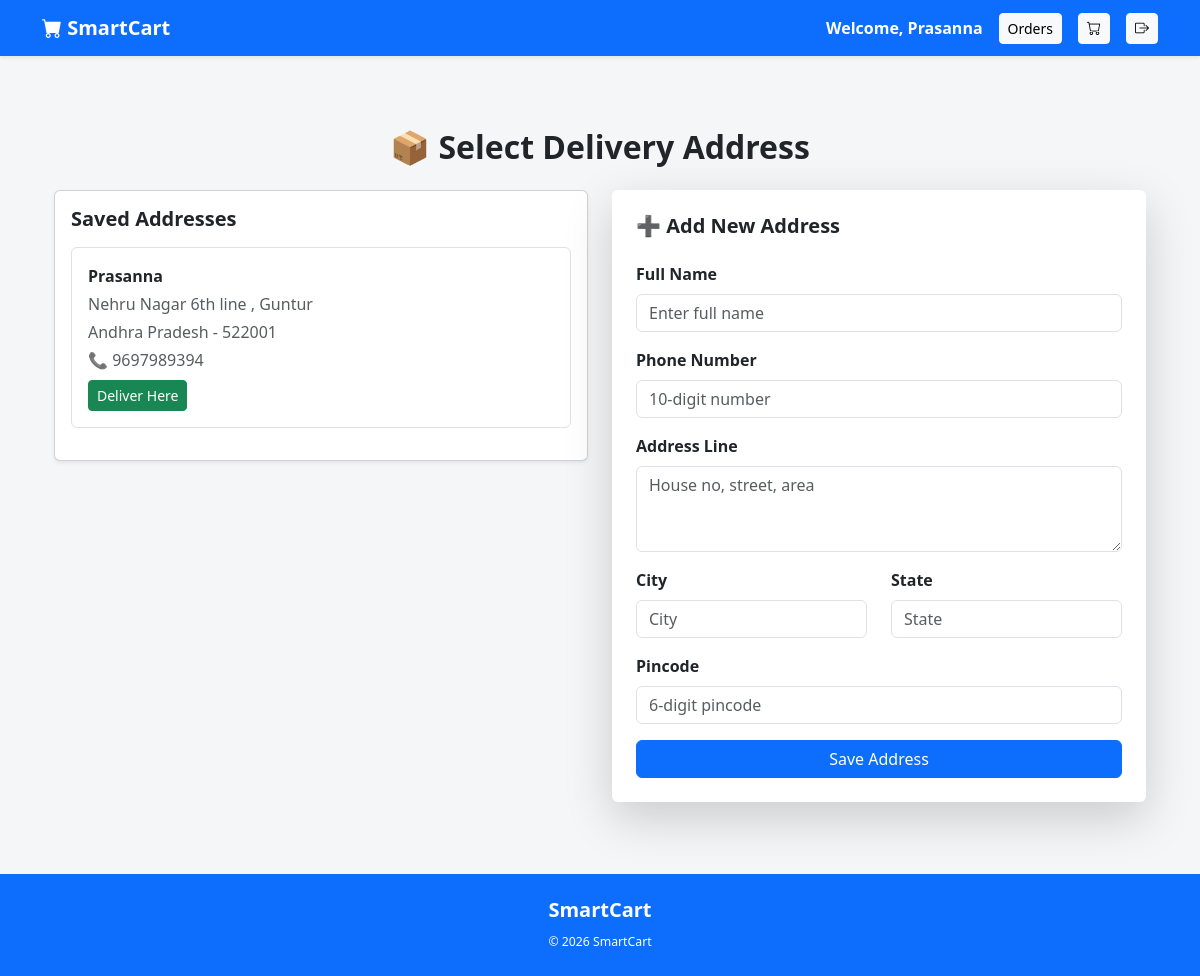
The app's page /user/address (signed in) with its own data.
### tables this page shows
CREATE TABLE user_addresses (
    address_id INTEGER PRIMARY KEY AUTOINCREMENT,
    user_id INTEGER NOT NULL,
    full_name TEXT,
    phone TEXT,
    address_line TEXT,
    city TEXT,
    state TEXT,
    pincode TEXT,
    created_at DATETIME DEFAULT CURRENT_TIMESTAMP,
    FOREIGN KEY (user_id) REFERENCES users(user_id)
);

### app.py (the view, shortened to what this page needs)
@app.route('/user/address', methods=['GET', 'POST'])
def user_address():
    if 'user_id' not in session:
        flash("Please login!", "danger")
        return redirect('/user/user-login')
    conn = get_db_connection()
    cursor = conn.cursor()
    cursor.execute("""
        SELECT * FROM user_addresses
        WHERE user_id=? ORDER BY created_at DESC
    """, (session['user_id'],))
    addresses = cursor.fetchall()
    cursor.close()
    conn.close()
    return render_template("user/address.html", addresses=addresses)

### app.py (called while the page is built)
def get_db_connection():
    conn = sqlite3.connect("smartcart.db")
    conn.row_factory = sqlite3.Row
    conn.execute("PRAGMA foreign_keys = ON")
    return conn

### templates/user/address.html (shortened to what this page needs)
{% extends 'base1.html' %}
{% block content %}
<div class="container py-5">
    <h2 class="fw-bold text-center mb-4">📦 Select Delivery Address</h2>
    <div class="row">
        <div class="col-md-6 mb-4">
            <div class="card shadow-sm">
                <div class="card-body">
                    <h5 class="fw-bold mb-3">Saved Addresses</h5>
                    {% if addresses %}
                        {% for address in addresses %}
                        <div class="border rounded p-3 mb-3">
                            <p class="mb-1 fw-semibold">
                                {{ address.full_name }}
                            </p>
                            <p class="mb-1 text-muted">
                                {{ address.address_line }}, {{ address.city }}
                            </p>
                            <p class="mb-1 text-muted">
                                {{ address.state }} - {{ address.pincode }}
                            </p>
                            <p class="mb-2 text-muted">
                                📞 {{ address.phone }}
                            </p>
                            <a href="/user/pay?address_id={{ address.address_id }}"
                               class="btn btn-success btn-sm">
                                Deliver Here
                            </a>
                        </div>
                        {% endfor %}
                    {% else %}
                        <div class="alert alert-info">
                            No saved addresses found.
                        </div>
                    {% endif %}
                </div>
            </div>
        </div>
        <div class="col-md-6">
            <div class="card shadow-lg border-0">
                <div class="card-body p-4">
                    <h5 class="fw-bold mb-4">➕ Add New Address</h5>
                    <form method="POST">
                        <div class="mb-3">
                            <label class="form-label fw-semibold">Full Name</label>
                            <input type="text" name="full_name"
                                   class="form-control"
                                   placeholder="Enter full name" required>
                        </div>
                        <div class="mb-3">
                            <label class="form-label fw-semibold">Phone Number</label>
                            <input type="text" name="phone"
                                   class="form-control"
                                   pattern="[0-9]{10}"
                                   placeholder="10-digit number" required>
                        </div>
                        <div class="mb-3">
                            <label class="form-label fw-semibold">Address Line</label>
                            <textarea name="address_line"
                                      class="form-control"
                                      rows="3"
                                      placeholder="House no, street, area"
                                      required></textarea>
                        </div>
                        <div class="row">
                            <div class="col-md-6 mb-3">
                                <label class="form-label fw-semibold">City</label>
                                <input type="text" name="city"
                                       class="form-control"
                                       placeholder="City" required>
                            </div>
                            <div class="col-md-6 mb-3">
                                <label class="form-label fw-semibold">State</label>
                                <input type="text" name="state"
                                       class="form-control"
                                       placeholder="State" required>
                            </div>
                        </div>
                        <div class="mb-3">
                            <label class="form-label fw-semibold">Pincode</label>
                            <input type="text" name="pincode"
                                   class="form-control"
                                   pattern="[0-9]{6}"
                                   placeholder="6-digit pincode" required>
                        </div>
                        <button type="submit"
                                class="btn btn-primary w-100">
                            Save Address
                        </button>
                    </form>
                </div>
            </div>
        </div>
    </div>
</div>
{% endblock %}

### templates/base1.html (shortened to what this page needs)
<!DOCTYPE html>
<html lang="en">
<head>
    <link href="https://cdn.jsdelivr.net/npm/bootstrap@5.3.2/dist/css/bootstrap.min.css" rel="stylesheet">
    <link rel="stylesheet" href="https://cdn.jsdelivr.net/npm/bootstrap-icons@1.11.1/font/bootstrap-icons.css">
</head>
<body class="d-flex flex-column min-vh-100">
<nav class="navbar navbar-expand-lg navbar-dark bg-primary shadow-sm">
    <div class="container">
        <a class="navbar-brand fw-bold" href="/user/products">
            <i class="bi bi-cart-fill"></i> SmartCart
        </a>
        <div class="collapse navbar-collapse" id="navbarNav">
            {% if session.get('user_id') %}
            <ul class="navbar-nav ms-auto gap-lg-3 align-items-lg-center">
                <li class="nav-item">
                    <span class="text-white fw-semibold d-block py-2">
                        Welcome, {{ session['user_name'] }}
                    </span>
                </li>
                <li class="nav-item">
                    <a href="/user/my-orders" class="btn btn-light btn-sm">
                        Orders
                    </a>
                </li>
                <li class="nav-item">
                    <a href="/user/cart" class="btn btn-light btn-sm position-relative">
                        <i class="bi bi-cart"></i>
                    </a>
                </li>
                <li class="nav-item">
                    <a href="/user-logout" class="btn btn-light btn-sm">
                        <i class="bi bi-box-arrow-right"></i>
                    </a>
                </li>
            </ul>
            {% endif %}
        </div>
    </div>
</nav>
<div class="container my-4 flex-grow-1">
    {% block content %}{% endblock %}
</div>
<footer class="bg-primary text-white text-center py-4 mt-auto">
    <div class="container">
        <h5 class="fw-bold">SmartCart</h5>
        <small>© 2026 SmartCart</small>
    </div>
</footer>
</body>
</html>

### templates/base1.html (style rules this page uses)
body { background-color: #f5f6f8; }
footer { font-size: 14px; }

### records on screen
user_addresses: user_name "Prasanna", full_name "Prasanna", address_line "Nehru Nagar 6th line", city "Guntur", state "Andhra Pradesh", pincode "522001", phone "9697989394"
